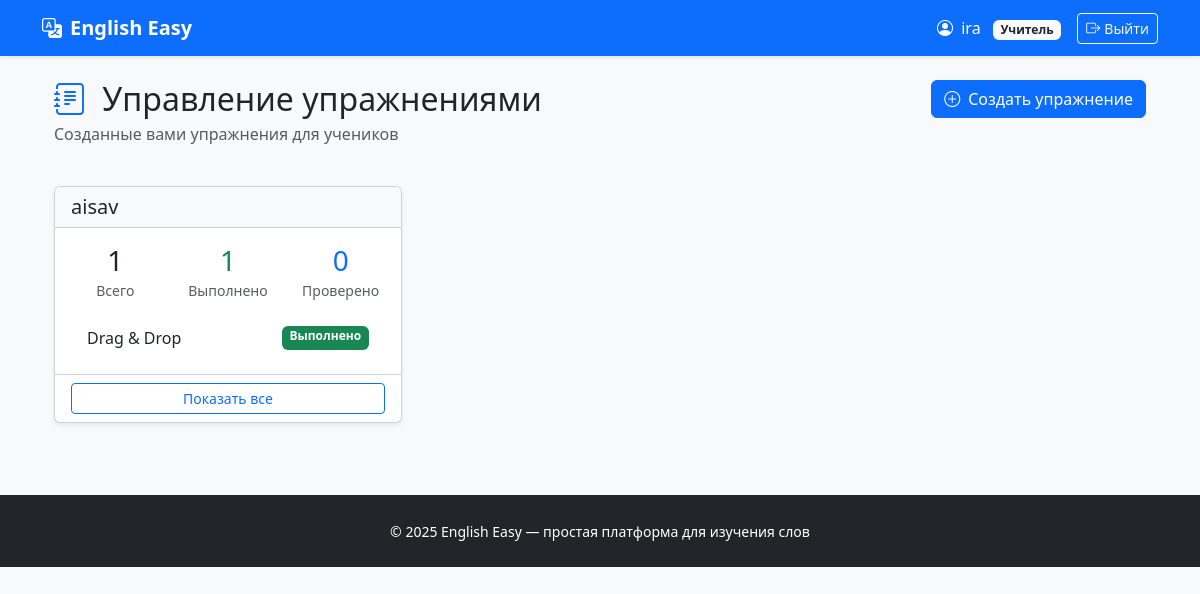
/exercises/teacher/ (signed in), run on the app's committed database.
### users/models.py (models this page shows, shortened)
class User(AbstractUser):
    ROLE_CHOICES = (
        ('teacher', 'Учитель'),
        ('student', 'Ученик'),
    )
    role = models.CharField(max_length=10, choices=ROLE_CHOICES, default='student')
    def is_teacher(self):
        return self.role == 'teacher'

### exercises/models.py (models this page shows, shortened)
class Exercise(models.Model):
    ASSIGNMENT_TYPE_CHOICES = [
        ('homework', 'Домашняя работа'),
        ('classwork', 'Работа на уроке'),
        ('test', 'Контрольная работа'),
    ]
    STATUS_CHOICES = [
        ('not_started', 'Не начато'),
        ('in_progress', 'В процессе'),
        ('completed', 'Выполнено'),
        ('graded', 'Проверено'),
    ]
    description = models.TextField('Описание', blank=True)
    student = models.ForeignKey(
        settings.AUTH_USER_MODEL,
        on_delete=models.CASCADE,
        related_name='exercises',
        limit_choices_to={'role': 'student'},
        verbose_name='Ученик'
    )
    teacher = models.ForeignKey(
        settings.AUTH_USER_MODEL,
        on_delete=models.CASCADE,
        related_name='created_exercises',
        limit_choices_to={'role': 'teacher'},
        verbose_name='Учитель'
    )
    assignment_type = models.CharField(
        'Тип задания',
        max_length=20,
        choices=ASSIGNMENT_TYPE_CHOICES,
        default='homework'
    )
    status = models.CharField(
        'Статус',
        max_length=20,
        choices=STATUS_CHOICES,
        default='not_started'
    )
    attempts = models.IntegerField('Количество попыток', default=0)
    created_at = models.DateTimeField('Создано', auto_now_add=True)
    updated_at = models.DateTimeField('Обновлено', auto_now=True)
    due_date = models.DateTimeField('Срок выполнения', null=True, blank=True)
    completed_at = models.DateTimeField('Завершено', null=True, blank=True)
    teacher_comment = models.TextField('Комментарий учителя', blank=True)
    exercise_type = models.CharField('Тип упражнения', max_length=50, default='drag_drop')
    class Meta:
        verbose_name = 'Упражнение'
        verbose_name_plural = 'Упражнения'
        ordering = ['-created_at']
    def get_exercise_type_display(self):
        if self.exercise_type == 'spelling':
            return 'Spelling (правописание)'
        elif self.exercise_type == 'drag_drop':
            return 'Drag & Drop'
        elif self.exercise_type == 'letter_soup':
            return 'Буквенный суп'
        else:
            return self.exercise_type

### exercises/views.py (the view)
# urls.py: path('teacher/', views.teacher_exercises_list, name='teacher_exercises'),
@login_required
def teacher_exercises_list(request, student_id=None):
    if not request.user.is_teacher():
        return redirect('dashboard:home')
    exercises = Exercise.objects.filter(teacher=request.user)
    if student_id:
        student = get_object_or_404(User, id=student_id, role='student')
        exercises = exercises.filter(student=student)
    else:
        student = None
    students_with_exercises = []
    if not student_id:
        students = User.objects.filter(
            role='student',
            exercises__teacher=request.user
        ).distinct()
        for s in students:
            student_exercises = exercises.filter(student=s)
            students_with_exercises.append({
                'student': s,
                'exercises': student_exercises,
                'count': student_exercises.count(),
                'completed': student_exercises.filter(status='completed').count(),
                'graded': student_exercises.filter(status='graded').count(),
            })
    return render(request, 'exercises/list.html', {
        'exercises': exercises,
        'student': student,
        'students_with_exercises': students_with_exercises,
        'show_student_column': not student_id,
    })

### exercises/templates/exercises/list.html (shortened to what this page needs)
{% extends 'base.html' %}
{% block content %}
    <div class="container-fluid">
        <div class="row mb-4">
            <div class="col">
                <h1 class="h2 mb-1">
                    <i class="bi bi-journal-text text-primary me-2"></i>
                    Управление упражнениями
                </h1>
                <p class="text-muted">Созданные вами упражнения для учеников</p>
            </div>
            <div class="col-auto">
                <a href="{% url 'exercises:create_exercise' %}" class="btn btn-primary">
                    <i class="bi bi-plus-circle me-2"></i>Создать упражнение
                </a>
            </div>
        </div>
        {% if students_with_exercises %}
            <div class="row">
                {% for item in students_with_exercises %}
                    <div class="col-md-6 col-lg-4 mb-4">
                        <div class="card h-100 shadow-sm">
                            <div class="card-header bg-light">
                                <h5 class="mb-0">{{ item.student.get_full_name|default:item.student.username }}</h5>
                            </div>
                            <div class="card-body">
                                <div class="mb-3">
                                    <div class="row text-center">
                                        <div class="col-4">
                                            <div class="h3 mb-0">{{ item.count }}</div>
                                            <small class="text-muted">Всего</small>
                                        </div>
                                        <div class="col-4">
                                            <div class="h3 mb-0 text-success">{{ item.completed }}</div>
                                            <small class="text-muted">Выполнено</small>
                                        </div>
                                        <div class="col-4">
                                            <div class="h3 mb-0 text-primary">{{ item.graded }}</div>
                                            <small class="text-muted">Проверено</small>
                                        </div>
                                    </div>
                                </div>
                                {% if item.exercises %}
                                    <div class="list-group list-group-flush">
                                        {% for exercise in item.exercises|slice:":3" %}
                                            <a href="{% url 'exercises:exercise_detail' exercise.id %}"
                                               class="list-group-item list-group-item-action">
                                                <div class="d-flex justify-content-between">
                                                    <span>{{ exercise.get_exercise_type_display }}</span>
                                                    <span class="badge bg-{{ exercise.status }}">
                                                    {{ exercise.get_status_display }}
                                                </span>
                                                </div>
                                            </a>
                                        {% endfor %}
                                    </div>
                                {% else %}
                                    <p class="text-muted text-center py-3">Нет упражнений</p>
                                {% endif %}
                            </div>
                            <div class="card-footer bg-transparent">
                                <a href="{% url 'exercises:teacher_exercises_for_student' item.student.id %}"
                                   class="btn btn-sm btn-outline-primary w-100">
                                    Показать все
                                </a>
                            </div>
                        </div>
                    </div>
                {% endfor %}
            </div>
        {% endif %}
    </div>
{% endblock %}

### templates/base.html (shortened to what this page needs)
<!DOCTYPE html>
<html lang="ru">
<head>
    <link href="https://cdn.jsdelivr.net/npm/bootstrap@5.3.3/dist/css/bootstrap.min.css" rel="stylesheet">
    <link href="https://cdn.jsdelivr.net/npm/bootstrap-icons@1.11.0/font/bootstrap-icons.css" rel="stylesheet">
</head>
<body>
<nav class="navbar navbar-expand-lg navbar-dark bg-primary shadow-sm">
    <div class="container">
        <a class="navbar-brand fw-bold" href="{% url 'users:home' %}">
            <i class="bi bi-translate me-2"></i>English Easy
        </a>
        <div class="navbar-nav ms-auto align-items-center">
            {% if user.is_authenticated %}
                <span class="text-white me-3">
                    <i class="bi bi-person-circle me-1"></i>
                    {{ user.username }}
                    {% if user.is_teacher %}
                        <span class="badge bg-light text-dark ms-2">Учитель</span>
                    {% else %}
                        <span class="badge bg-success text-white ms-2">Ученик</span>
                    {% endif %}
                </span>
                <form method="post" action="{% url 'users:logout' %}" class="d-inline">
                    <button type="submit" class="btn btn-outline-light btn-sm">
                        <i class="bi bi-box-arrow-right me-1"></i>Выйти
                    </button>
                </form>
            {% else %}
                <a href="{% url 'users:home' %}#login" class="btn btn-outline-light btn-sm">
                    <i class="bi bi-box-arrow-in-right me-1"></i>Вход
                </a>
            {% endif %}
        </div>
    </div>
</nav>
<main class="container mt-4 mb-5">
    {% block content %}
    {% endblock %}
</main>
<footer class="bg-dark text-white py-4 mt-auto">
    <div class="container text-center">
        <small>© 2025 English Easy — простая платформа для изучения слов</small>
    </div>
</footer>
</body>
</html>

### templates/base.html (style rules this page uses)
body { background: #f8f9fa; }
.navbar-brand { font-weight: 800; }

### exercises/templates/exercises/list.html (style rules this page uses)
.bg-completed { background-color: #198754; }

### data on the page
User: username "ira"
User: student.get_full_name "aisav", count "1", completed "1", graded "0"
Exercise: exercise_type "Drag & Drop", status "Выполнено"
